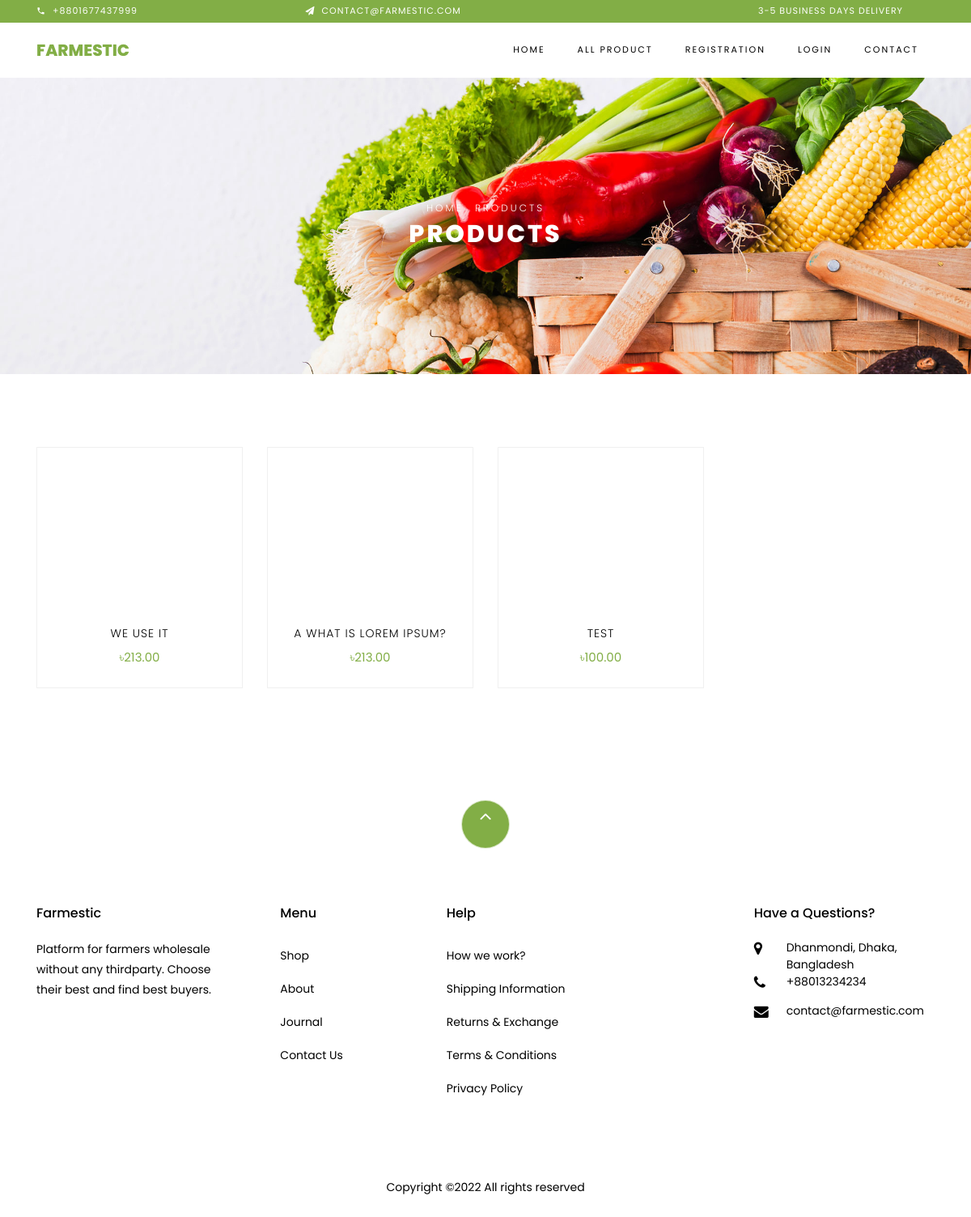
The page /all_products/ on the database as committed earlier.
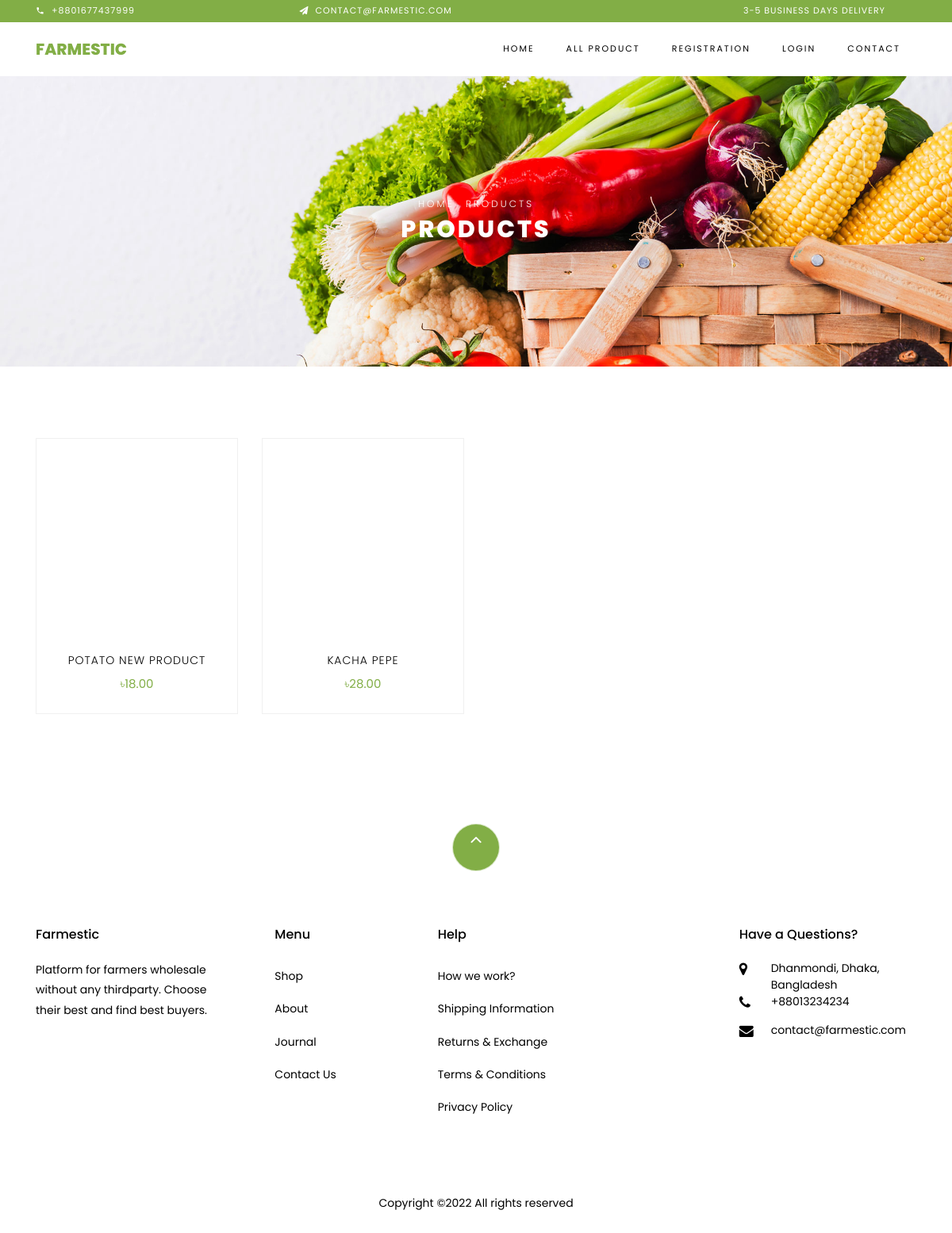
The same page on the database as committed later.
### home/models.py (models this page shows, shortened)
class Product(models.Model):
    category_choice=(
        ('Fruits','Fruits'),
        ('Vagetable','Vagetable'),
        ('Oil','Oil'),
        ('Rice','Rice'),
        ('Others','Others'),
    )
    category = models.CharField(max_length=60,choices=category_choice,null=True,blank=True)
    user = models.ForeignKey(User, on_delete=models.CASCADE, null=True, blank=True)
    name = models.CharField(max_length=100)
    price = models.DecimalField(max_digits=8, decimal_places=2)
    image = models.ImageField(upload_to='products')
    description = models.TextField()
    quantity = models.CharField(max_length=100,blank=True,null=True)
    date_added = models.DateField(auto_now_add=True)
    is_approved = models.BooleanField(default=False)

### home/views.py (the view)
# urls.py: path('all_products/', views.all_products, name='all_products'),
def all_products(request):
    product_list = Product.objects.filter(is_approved = True)
    paginator = Paginator(product_list, 12) # Show 25 contacts per page.
    page_number = request.GET.get('page')
    product = paginator.get_page(page_number)
    context = {
        'product': product,
    }
    return render(request, 'product/all_product.html',context)

### templates/product/all_product.html (shortened to what this page needs)
{% extends 'base.html' %}
{% load static %}
{% block content %}
<div class="hero-wrap hero-bread" style="background-image: url('{% static 'images/bg_1.jpg' %}');">
    <div class="container">
      <div class="row no-gutters slider-text align-items-center justify-content-center">
        <div class="col-md-9 ftco-animate text-center">
            <p class="breadcrumbs"><span class="mr-2"><a href="/">Home</a></span> <span>Products</span></p>
          <h1 class="mb-0 bread">Products</h1>
        </div>
      </div>
    </div>
  </div>
  <section class="ftco-section">
      <div class="container">
          <div class="row">
             {% if product %}
             {% for p in product %}
              <div class="col-md-6 col-lg-3 ftco-animate">
                  <div class="product">
                      <a href="{% url 'product_details' p.id %}" class="img-prod"><img class="img-fluid" src="{{p.image.url}}" alt="Colorlib Template">
                      </a>
                      <div class="text py-3 pb-4 px-3 text-center">
                          <h3><a href="{% url 'product_details' p.id %}">{{p.name}}</a></h3>
                          <div class="d-flex">
                              <div class="pricing">
                                  <p class="price"><span>৳{{p.price}}</span></p>
                              </div>
                          </div>
                      </div>
                  </div>
              </div>
              {% endfor %}
              {% endif %}
          </div>
      </div>
  </section>
{% endblock content %}

Rows that differ between the two databases and show on the page:
removed Product: name "WE USE IT", price "213.00"
removed Product: name "A WHAT IS LOREM IPSUM?", price "213.00"
removed Product: name "TEST", price "100.00"
added Product: name "POTATO NEW PRODUCT", price "18.00"
added Product: name "KACHA PEPE", price "28.00"
